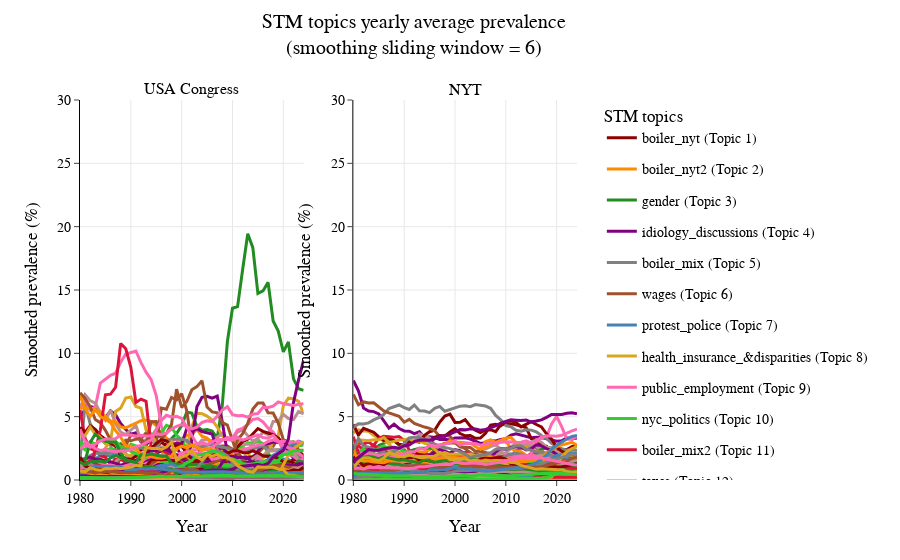

The notebook cell saved with this chart:
### Code cell
#to visualize only specific topics they can me inserted as list of numbers
plot_stm_topics(stm_congress_df, stm_nyt_df, boiler = True, window_size=6, 
                df1_name="USA Congress", df2_name="NYT", topics = "", ymax = 30, output_path= "all_stm_topics_vis.html") #[3, 8]
